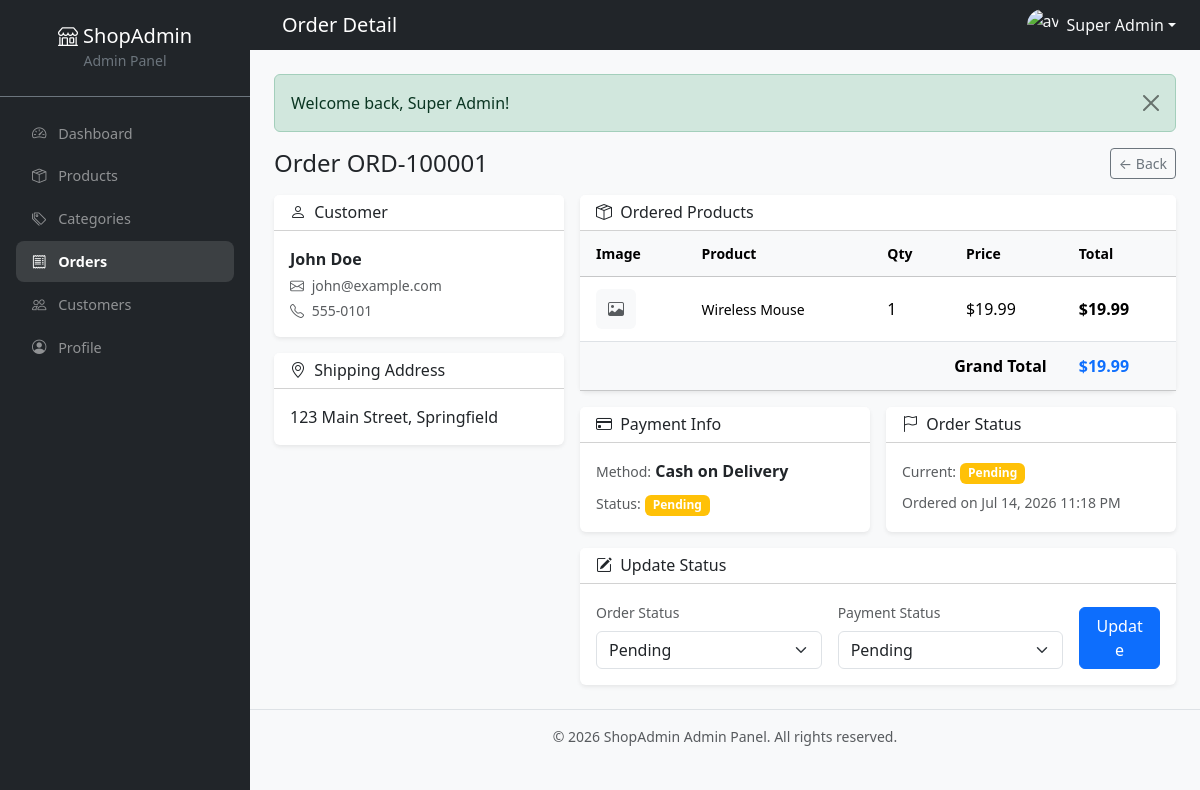
Page /orders/view.php?id=1 (signed in) on the committed database.
### tables this page shows
CREATE TABLE IF NOT EXISTS `orders` (
  `id`             INT UNSIGNED NOT NULL AUTO_INCREMENT,
  `customer_id`    INT UNSIGNED NOT NULL,
  `order_number`   VARCHAR(50) NOT NULL,
  `total`          DECIMAL(12,2) NOT NULL,
  `payment_method` VARCHAR(50) NOT NULL DEFAULT 'Cash on Delivery',
  `payment_status` ENUM('pending','paid','failed','refunded') NOT NULL DEFAULT 'pending',
  `order_status`   ENUM('pending','processing','shipped','delivered','cancelled') NOT NULL DEFAULT 'pending',
  `shipping_address` TEXT NOT NULL,
  `created_at`     TIMESTAMP DEFAULT CURRENT_TIMESTAMP,
  `updated_at`     TIMESTAMP DEFAULT CURRENT_TIMESTAMP ON UPDATE CURRENT_TIMESTAMP,
  PRIMARY KEY (`id`),
  UNIQUE KEY `uniq_order_number` (`order_number`),
  KEY `idx_order_customer` (`customer_id`),
  CONSTRAINT `fk_order_customer` FOREIGN KEY (`customer_id`)
      REFERENCES `customers` (`id`) ON DELETE RESTRICT ON UPDATE CASCADE
);

CREATE TABLE IF NOT EXISTS `customers` (
  `id`            INT UNSIGNED NOT NULL AUTO_INCREMENT,
  `name`          VARCHAR(150) NOT NULL,
  `email`         VARCHAR(150) NOT NULL,
  `phone`         VARCHAR(30) DEFAULT NULL,
  `address`       TEXT DEFAULT NULL,
  `profile_image` VARCHAR(255) DEFAULT NULL,
  `password`      VARCHAR(255) DEFAULT NULL,
  `status`        ENUM('active','inactive') NOT NULL DEFAULT 'active',
  `created_at`    TIMESTAMP DEFAULT CURRENT_TIMESTAMP,
  `updated_at`    TIMESTAMP DEFAULT CURRENT_TIMESTAMP ON UPDATE CURRENT_TIMESTAMP,
  PRIMARY KEY (`id`),
  UNIQUE KEY `uniq_customer_email` (`email`)
);

CREATE TABLE IF NOT EXISTS `order_items` (
  `id`         INT UNSIGNED NOT NULL AUTO_INCREMENT,
  `order_id`   INT UNSIGNED NOT NULL,
  `product_id` INT UNSIGNED NOT NULL,
  `product_name` VARCHAR(200) NOT NULL,
  `product_image` VARCHAR(255) DEFAULT NULL,
  `quantity`   INT NOT NULL,
  `price`      DECIMAL(12,2) NOT NULL,
  `total`      DECIMAL(12,2) NOT NULL,
  `created_at` TIMESTAMP DEFAULT CURRENT_TIMESTAMP,
  PRIMARY KEY (`id`),
  KEY `idx_oitem_order` (`order_id`),
  KEY `idx_oitem_product` (`product_id`),
  CONSTRAINT `fk_oitem_order` FOREIGN KEY (`order_id`)
      REFERENCES `orders` (`id`) ON DELETE CASCADE ON UPDATE CASCADE,
  CONSTRAINT `fk_oitem_product` FOREIGN KEY (`product_id`)
      REFERENCES `products` (`id`) ON DELETE RESTRICT ON UPDATE CASCADE
);

### includes/auth.php (called while the page is built, shortened)
<?php
function e($value): string
{
    return htmlspecialchars((string) $value, ENT_QUOTES, 'UTF-8');
}

### orders/view.php (the view, shortened to what this page needs)
<?php
require_once __DIR__ . '/../includes/auth.php';
$pdo = db();
$id = (int)($_GET['id'] ?? 0);
$stmt = $pdo->prepare(
    'SELECT o.*, c.name AS customer_name, c.email AS customer_email, c.phone AS customer_phone
     FROM orders o
     JOIN customers c ON o.customer_id = c.id
     WHERE o.id = ?'
);
$stmt->execute([$id]);
$order = $stmt->fetch();
$itemsStmt = $pdo->prepare('SELECT * FROM order_items WHERE order_id = ?');
$itemsStmt->execute([$id]);
$items = $itemsStmt->fetchAll();
$statusColors = [
    'pending'     => 'warning',
    'processing'   => 'info',
    'shipped'      => 'primary',
    'delivered'    => 'success',
    'cancelled'    => 'danger',
];
$payColors = [
    'pending'  => 'warning',
    'paid'     => 'success',
    'failed'   => 'danger',
    'refunded' => 'secondary',
];
include __DIR__ . '/../includes/header.php';
?>
<div class="d-flex justify-content-between align-items-center mb-3">
    <h4 class="mb-0">Order <?= e($order['order_number']) ?></h4>
    <a href="<?= e(BASE_URL) ?>/orders/" class="btn btn-outline-secondary btn-sm">&larr; Back</a>
</div>
<div class="row g-3">
    <div class="col-lg-4">
        <div class="card border-0 shadow-sm mb-3">
            <div class="card-header bg-white"><h6 class="mb-0"><i class="bi bi-person me-1"></i> Customer</h6></div>
            <div class="card-body">
                <p class="mb-1"><strong><?= e($order['customer_name']) ?></strong></p>
                <p class="mb-1 small text-muted"><i class="bi bi-envelope me-1"></i> <?= e($order['customer_email']) ?></p>
                <p class="mb-0 small text-muted"><i class="bi bi-telephone me-1"></i> <?= e($order['customer_phone'] ?: 'N/A') ?></p>
            </div>
        </div>
        <div class="card border-0 shadow-sm">
            <div class="card-header bg-white"><h6 class="mb-0"><i class="bi bi-geo-alt me-1"></i> Shipping Address</h6></div>
            <div class="card-body">
                <p class="mb-0"><?= e($order['shipping_address']) ?></p>
            </div>
        </div>
    </div>
    <div class="col-lg-8">
        <div class="card border-0 shadow-sm mb-3">
            <div class="card-header bg-white"><h6 class="mb-0"><i class="bi bi-box-seam me-1"></i> Ordered Products</h6></div>
            <div class="card-body p-0">
                <div class="table-responsive">
                    <table class="table table-hover mb-0 align-middle">
                        <thead class="table-light small text-muted">
                            <tr>
                                <th>Image</th>
                                <th>Product</th>
                                <th>Qty</th>
                                <th>Price</th>
                                <th>Total</th>
                            </tr>
                        </thead>
                        <tbody>
                        <?php foreach ($items as $item): ?>
                            <tr>
                                <td>
                                    <?php if ($item['product_image']): ?>
                                        <img src="<?= e(BASE_URL) ?>/uploads/products/<?= e($item['product_image']) ?>" width="40" height="40" class="rounded object-fit-cover">
                                    <?php else: ?>
                                        <div class="bg-light rounded d-flex align-items-center justify-content-center" style="width:40px;height:40px;"><i class="bi bi-image text-muted"></i></div>
                                    <?php endif; ?>
                                </td>
                                <td class="small"><?= e($item['product_name']) ?></td>
                                <td><?= (int)$item['quantity'] ?></td>
                                <td>$<?= e(number_format($item['price'], 2)) ?></td>
                                <td class="fw-semibold">$<?= e(number_format($item['total'], 2)) ?></td>
                            </tr>
                        <?php endforeach; ?>
                        </tbody>
                        <tfoot class="table-light">
                            <tr>
                                <td colspan="4" class="text-end fw-semibold">Grand Total</td>
                                <td class="fw-bold text-primary">$<?= e(number_format($order['total'], 2)) ?></td>
                            </tr>
                        </tfoot>
                    </table>
                </div>
            </div>
        </div>
        <div class="row g-3">
            <div class="col-md-6">
                <div class="card border-0 shadow-sm h-100">
                    <div class="card-header bg-white"><h6 class="mb-0"><i class="bi bi-credit-card me-1"></i> Payment Info</h6></div>
                    <div class="card-body">
                        <p class="mb-2"><span class="text-muted small">Method:</span> <strong><?= e($order['payment_method']) ?></strong></p>
                        <p class="mb-0"><span class="text-muted small">Status:</span>
                            <span class="badge bg-<?= e($payColors[$order['payment_status']] ?? 'secondary') ?>"><?= e(ucfirst($order['payment_status'])) ?></span>
                        </p>
                    </div>
                </div>
            </div>
            <div class="col-md-6">
                <div class="card border-0 shadow-sm h-100">
                    <div class="card-header bg-white"><h6 class="mb-0"><i class="bi bi-flag me-1"></i> Order Status</h6></div>
                    <div class="card-body">
                        <p class="mb-2"><span class="text-muted small">Current:</span>
                            <span class="badge bg-<?= e($statusColors[$order['order_status']] ?? 'secondary') ?>"><?= e(ucfirst($order['order_status'])) ?></span>
                        </p>
                        <p class="mb-0 small text-muted">Ordered on <?= e(date('M j, Y g:i A', strtotime($order['created_at']))) ?></p>
                    </div>
                </div>
            </div>
        </div>
        <div class="card border-0 shadow-sm mt-3">
            <div class="card-header bg-white"><h6 class="mb-0"><i class="bi bi-pencil-square me-1"></i> Update Status</h6></div>
            <div class="card-body">
                <form method="POST">
                    <div class="row g-3 align-items-end">
                        <div class="col-md-5">
                            <label class="form-label small text-muted">Order Status</label>
                            <select name="order_status" class="form-select">
                                <?php foreach (['pending','processing','shipped','delivered','cancelled'] as $s): ?>
                                    <option value="<?= e($s) ?>" <?= $order['order_status'] === $s ? 'selected' : '' ?>><?= e(ucfirst($s)) ?></option>
                                <?php endforeach; ?>
                            </select>
                        </div>
                        <div class="col-md-5">
                            <label class="form-label small text-muted">Payment Status</label>
                            <select name="payment_status" class="form-select">
                                <?php foreach (['pending','paid','failed','refunded'] as $s): ?>
                                    <option value="<?= e($s) ?>" <?= $order['payment_status'] === $s ? 'selected' : '' ?>><?= e(ucfirst($s)) ?></option>
                                <?php endforeach; ?>
                            </select>
                        </div>
                        <div class="col-md-2">
                            <button type="submit" class="btn btn-primary w-100">Update</button>
                        </div>
                    </div>
                </form>
            </div>
        </div>
    </div>
</div>
<?php include __DIR__ . '/../includes/footer.php'; ?>

### assets/css/style.css (style rules this page uses)
:root { --sidebar-width: 250px; --sidebar-bg: #1a1d29; }
.card { transition: box-shadow 0.15s; }
.table > :not(caption) > * > * { padding: 0.75rem 1rem; }

### rows in the picture
orders: order_number "ORD-100001", customer.name "John Doe", customer.email "john@example.com", customer.phone "555-0101", shipping_address "123 Main Street, Springfield", total "19.99", payment_method "Cash on Delivery", payment_status "Pending", order_status "Pending", created_at "Jul 14, 2026 11:18 PM"
order_items: product_name "Wireless Mouse", quantity "1", price "19.99", total "19.99"

### other values in the picture
SITE_NAME "ShopAdmin"
$item[0] "Dashboard"
$item[0] "Products"
$item[0] "Categories"
$item[0] "Orders"
$item[0] "Customers"
$item[0] "Profile"
$pageTitle "Order Detail"
$_SESSION['admin_name'] "Super Admin"
$f['message'] "Welcome back, Super Admin!"
